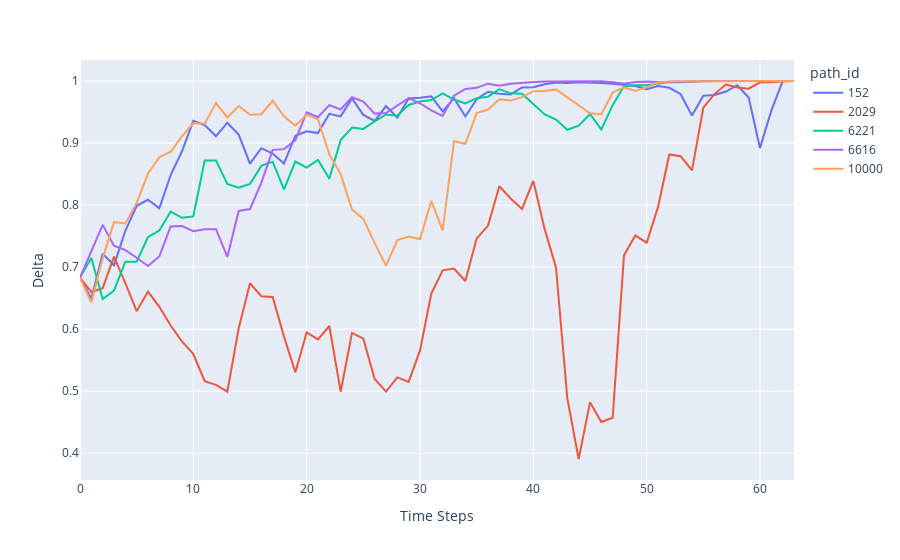

The notebook cell this image was saved under:
### Code cell
display(dsa_mostra_caminho_venda(delta_df, sel_path, 'Delta'))
